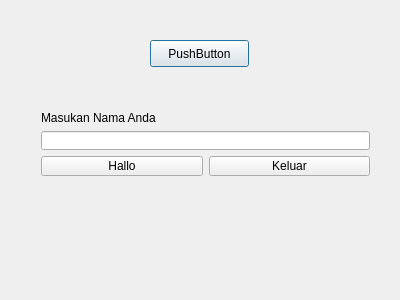
<?xml version="1.0" encoding="UTF-8"?>
<ui version="4.0">
 <class>Dialog</class>
 <widget class="QDialog" name="Dialog">
  <property name="geometry">
   <rect>
    <x>0</x>
    <y>0</y>
    <width>400</width>
    <height>300</height>
   </rect>
  </property>
  <property name="windowTitle">
   <string>Dialog</string>
  </property>
  <widget class="QPushButton" name="pushButton_3">
   <property name="geometry">
    <rect>
     <x>150</x>
     <y>40</y>
     <width>99</width>
     <height>27</height>
    </rect>
   </property>
   <property name="text">
    <string>PushButton</string>
   </property>
  </widget>
  <widget class="QWidget" name="">
   <property name="geometry">
    <rect>
     <x>30</x>
     <y>100</y>
     <width>351</width>
     <height>87</height>
    </rect>
   </property>
   <layout class="QVBoxLayout" name="verticalLayout">
    <item>
     <widget class="QLabel" name="label">
      <property name="text">
       <string>Masukan Nama Anda</string>
      </property>
     </widget>
    </item>
    <item>
     <widget class="QLineEdit" name="lineEdit"/>
    </item>
    <item>
     <layout class="QHBoxLayout" name="horizontalLayout">
      <item>
       <widget class="QPushButton" name="pushButton">
        <property name="text">
         <string>Hallo</string>
        </property>
       </widget>
      </item>
      <item>
       <widget class="QPushButton" name="pushButton_2">
        <property name="text">
         <string>Keluar</string>
        </property>
       </widget>
      </item>
     </layout>
    </item>
   </layout>
  </widget>
 </widget>
 <layoutdefault spacing="6" margin="11"/>
 <resources/>
 <connections>
  <connection>
   <sender>pushButton_2</sender>
   <signal>clicked()</signal>
   <receiver>Dialog</receiver>
   <slot>reject()</slot>
   <hints>
    <hint type="sourcelabel">
     <x>299</x>
     <y>169</y>
    </hint>
    <hint type="destinationlabel">
     <x>315</x>
     <y>245</y>
    </hint>
   </hints>
  </connection>
 </connections>
</ui>
